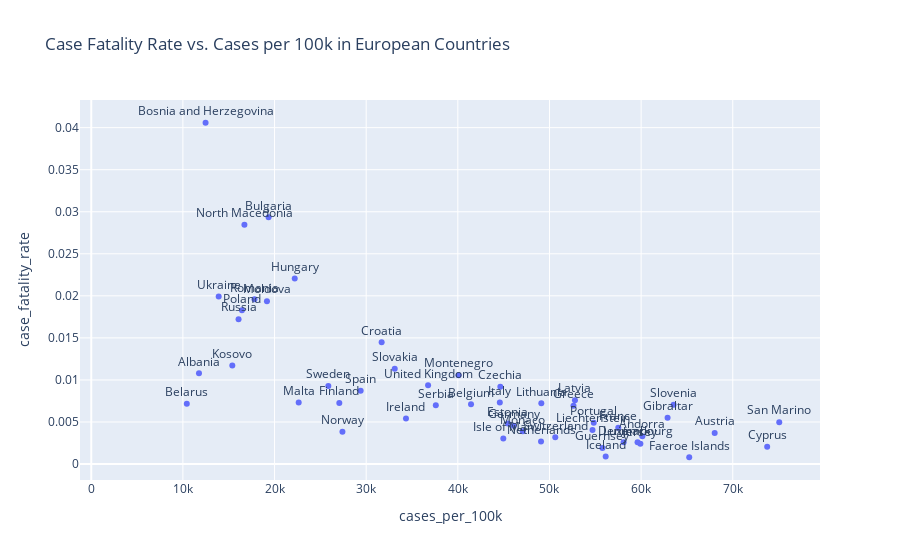

Notebook source saved alongside this figure:
### Markdown cell above
## Visualisation of the Comperative Analysis

### Code cell
# Selecting relevant metrics for comparison
europe_metrics = europe_data.groupby('location').agg(
    total_cases=('total_cases', 'max'),
    total_deaths=('total_deaths', 'max'),
    population=('population', 'mean')
).reset_index()

# Calculating additional metrics
europe_metrics['case_fatality_rate'] = europe_metrics['total_deaths'] / europe_metrics['total_cases']
europe_metrics['cases_per_100k'] = (europe_metrics['total_cases'] / europe_metrics['population']) * 100000
europe_metrics['deaths_per_100k'] = (europe_metrics['total_deaths'] / europe_metrics['population']) * 100000

# Since the latest vaccination data might be more relevant, filter for the most recent data for each country
latest_dates = europe_data.groupby('location')['date'].max()
latest_vaccination_data = europe_data[europe_data.set_index(['location', 'date']).index.isin(latest_dates.items())]

# Merging the latest vaccination data
europe_metrics = europe_metrics.merge(
    latest_vaccination_data[['location', 'people_vaccinated_per_hundred']], on='location', how='left'
)

# Plotting

# Bar Chart of Total Cases and Deaths per 100k
plt.figure(figsize=(15, 5))
europe_metrics_sorted = europe_metrics.sort_values(by='cases_per_100k', ascending=False)
sns.barplot(x='location', y='cases_per_100k', data=europe_metrics_sorted, color='blue', label='Cases per 100k')
sns.barplot(x='location', y='deaths_per_100k', data=europe_metrics_sorted, color='red', label='Deaths per 100k')
plt.xticks(rotation=90)
plt.legend()
plt.title('Total COVID-19 Cases and Deaths per 100k in European Countries')
plt.xlabel('Country')
plt.ylabel('Count per 100k')

# Scatter Plot of Case Fatality Rate vs. Cases per 100k with annotations
import plotly.express as px

# Assuming europe_metrics is already defined

# Interactive Scatter Plot using Plotly
fig = px.scatter(europe_metrics, x='cases_per_100k', y='case_fatality_rate', text='location',
                 title='Case Fatality Rate vs. Cases per 100k in European Countries')
fig.update_traces(textposition='top center')
fig.show()

### Figure 1 — Plotly figure (JSON) as saved in the notebook; plotly's stock layout.template omitted (floating-point values rounded to 4 significant figures)
{"data": [{"hovertemplate": "cases_per_100k=%{x}<br>case_fatality_rate=%{y}<br>location=%{text}<extra></extra>", "legendgroup": "", "marker": {"color": "#636efa", "symbol": "circle"}, "mode": "markers+text", "name": "", "orientation": "v", "showlegend": false, "text": ["Albania", "Andorra", "Austria", "Belarus", "Belgium", "Bosnia and Herzegovina", "Bulgaria", "Croatia", "Cyprus", "Czechia", "Denmark", "England", "Estonia", "Faeroe Islands", "Finland", "France", "Germany", "Gibraltar", "Greece", "Guernsey", "Hungary", "Iceland", "Ireland", "Isle of Man", "Italy", "Jersey", "Kosovo", "Latvia", "Liechtenstein", "Lithuania", "Luxembourg", "Malta", "Moldova", "Monaco", "Montenegro", "Netherlands", "North Macedonia", "Northern Ireland", "Norway", "Poland", "Portugal", "Romania", "Russia", "San Marino", "Scotland", "Serbia", "Slovakia", "Slovenia", "Spain", "Sweden", "Switzerland", "Ukraine", "United Kingdom", "Vatican", "Wales"], "textposition": "top center", "type": "scatter", "x": [11750.0, 60140.0, 68030.0, 10430.0, 41440.0, 12470.0, 19350.0, 31690.0, 73760.0, 44640.0, 58090.0, null, 45470.0, 65250.0, 27070.0, 57510.0, 46110.0, 62890.0, 52620.0, 55780.0, 22200.0, 56130.0, 34340.0, 44960.0, 44580.0, 59920.0, 15390.0, 52780.0, 54700.0, 49110.0, 59610.0, 22630.0, 19170.0, 47080.0, 40070.0, 49080.0, 16710.0, null, 27410.0, 16440.0, 54830.0, 17810.0, 16070.0, 75070.0, null, 37600.0, 33110.0, 63550.0, 29400.0, 25870.0, 50630.0, 13900.0, 36750.0, 3218.0, null], "xaxis": "x", "y": [0.01079, 0.003311, 0.003705, 0.007161, 0.00711, 0.04058, 0.02934, 0.01448, 0.002064, 0.009184, 0.002582, null, 0.00482, 0.0008079, 0.007244, 0.004308, 0.004552, 0.005499, 0.00693, 0.001897, 0.02207, 0.0008886, 0.005429, 0.003052, 0.00733, 0.002425, 0.01171, 0.007588, 0.004042, 0.007227, 0.00259, 0.007332, 0.01937, 0.0039, 0.01056, 0.002667, 0.02846, null, 0.003848, 0.01827, 0.004919, 0.01959, 0.01722, 0.004982, null, 0.006989, 0.01133, 0.007043, 0.008716, 0.009283, 0.003183, 0.01991, 0.009355, null, null], "yaxis": "y"}], "layout": {"legend": {"tracegroupgap": 0}, "title": {"text": "Case Fatality Rate vs. Cases per 100k in European Countries"}, "xaxis": {"anchor": "y", "domain": [0, 1], "title": {"text": "cases_per_100k"}}, "yaxis": {"anchor": "x", "domain": [0, 1], "title": {"text": "case_fatality_rate"}}}}
